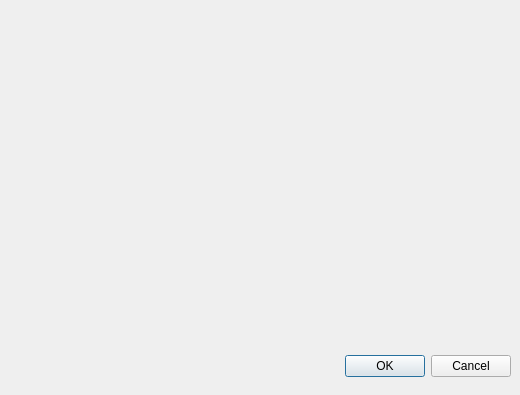
<?xml version="1.0" encoding="UTF-8"?>
<ui version="4.0">
 <class>Dialog</class>
 <widget class="QDialog" name="Dialog">
  <property name="geometry">
   <rect>
    <x>0</x>
    <y>0</y>
    <width>520</width>
    <height>395</height>
   </rect>
  </property>
  <property name="windowTitle">
   <string>Dialog</string>
  </property>
  <widget class="QDialogButtonBox" name="btn_start">
   <property name="geometry">
    <rect>
     <x>170</x>
     <y>350</y>
     <width>341</width>
     <height>32</height>
    </rect>
   </property>
   <property name="orientation">
    <enum>Qt::Horizontal</enum>
   </property>
   <property name="standardButtons">
    <set>QDialogButtonBox::Cancel|QDialogButtonBox::Ok</set>
   </property>
  </widget>
  <widget class="QLabel" name="label">
   <property name="geometry">
    <rect>
     <x>10</x>
     <y>10</y>
     <width>501</width>
     <height>331</height>
    </rect>
   </property>
   <property name="text">
    <string/>
   </property>
  </widget>
 </widget>
 <resources/>
 <connections>
  <connection>
   <sender>btn_start</sender>
   <signal>accepted()</signal>
   <receiver>Dialog</receiver>
   <slot>accept()</slot>
   <hints>
    <hint type="sourcelabel">
     <x>248</x>
     <y>254</y>
    </hint>
    <hint type="destinationlabel">
     <x>157</x>
     <y>274</y>
    </hint>
   </hints>
  </connection>
  <connection>
   <sender>btn_start</sender>
   <signal>rejected()</signal>
   <receiver>Dialog</receiver>
   <slot>reject()</slot>
   <hints>
    <hint type="sourcelabel">
     <x>316</x>
     <y>260</y>
    </hint>
    <hint type="destinationlabel">
     <x>286</x>
     <y>274</y>
    </hint>
   </hints>
  </connection>
 </connections>
</ui>
